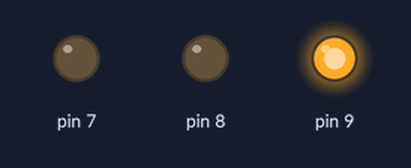
Simulated run of this sketch. Board: Arduino Uno, built with avr-gcc and run on an emulated ATmega328P. Parts: output pins drawn as LEDs (lit = HIGH).

Above: at 3.0 s.
At 7.3 s:
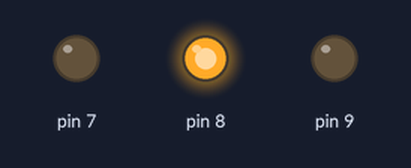
At 11.6 s:
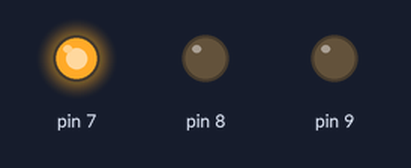
At 14.75 s:
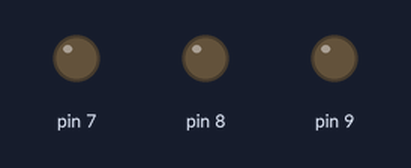
Timing chart, 0 to 19.4 s (numbered marks = the images above):
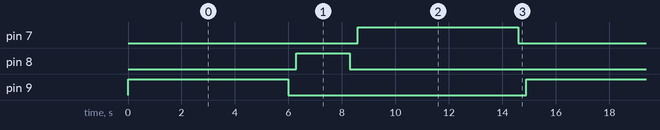

Measured:
- by itself, pin 7, pin 9: alternates HIGH for 6.0 s and LOW for 8.9 s
- by itself, pin 8: alternates HIGH for 2.0 s and LOW for 12.9 s
- by itself, everything shown: repeats every 14.9 s, in 6 steps

The sketch:

Arduino_for_Traffic_Light_MPCR.ino
```cpp
void setup() {
  // put your setup code here, to run once:
  // initialize digital pin LED_BUILTIN as an output.
  pinMode(7, OUTPUT);
  pinMode(8, OUTPUT);
  pinMode(9, OUTPUT);
}

void loop() {


  // Green light, green, gray, and white wires, green tape
 digitalWrite(9, HIGH);   // turn the LED on (HIGH is the voltage level)
  delay(6000);                       // wait for a second
  digitalWrite(9, LOW);    // turn the LED off by making the voltage LOW
  delay(300);                       // wait for a second


  // Yellow light, yellow and blue wires, navy blue tape
 digitalWrite(8, HIGH);   // turn the LED on (HIGH is the voltage level)
  delay(2000);                       // wait for a second
  digitalWrite(8, LOW);    // turn the LED off by making the voltage LOW
  delay(300);                       // wait for a second */


  // Red light, red, orange, and purple wires, red and orange tape
 digitalWrite(7, HIGH);   // turn the LED on (HIGH is the voltage level)
  delay(6000);                       // wait for a second
  digitalWrite(7, LOW);    // turn the LED off by making the voltage LOW
  delay(300);                       // wait for a second
}
```
